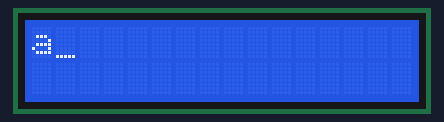
Bench run of a sketch on a simulated Arduino Uno, built with avr-gcc and run on an emulated ATmega328P. Shown: 16×2 character LCD.

Above: at 0.1 s.
At 4.1 s:
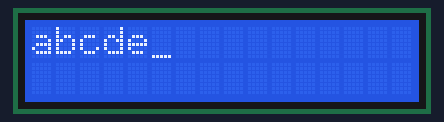
At 9.1 s:
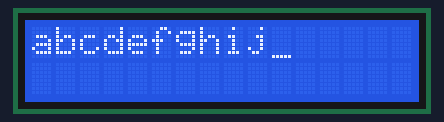
At 19.1 s:
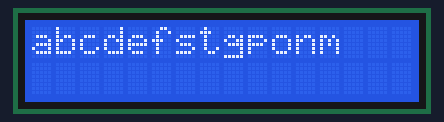
At 28.1 s:
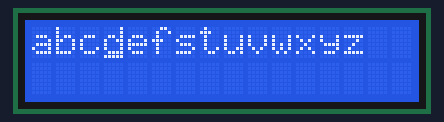
At 38.2 s:
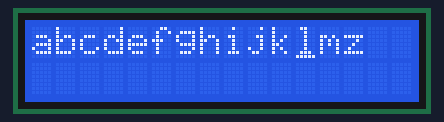

The sketch:

09_04_I2C_1602LCD_TextDirection.ino
```cpp
/* Coding Array STARTER Kit for Arduino
 *
 * CAK Starter Code 09_04_I2C_1602LCD_TextDirection
 *
 *  This sketch shows that 1602 LCD uses I2C communication.
 *  Show one alphabet from a to Z.
 *  'a through l' is written from left to right.
 *  'm through r' is written from right to left
 *   's through z' causes text to appear from left to right again
 *
 *  made by Arduinostory
 *  we@arduinostory.com *
 */

#include <Wire.h>
#include <LiquidCrystal_I2C.h>

LiquidCrystal_I2C lcd(0x27,16,2);  // Set the LCD I2C address. Use 16 Space 2-line LCD.

int thisChar ='a';                                     // thisChar Save

void setup(){
  lcd.init();
  lcd.backlight();                // Turn on the backlight. (lcd.noBacklight() turns off the backlight.)
  lcd.cursor();                   // Turn on the cursor.
}

void loop(){

  if(thisChar =='m') {                           // If thisChar is m, change direction.
    lcd.rightToLeft();                           // From the next letter, mark to the left.
  }

  if(thisChar =='s') {                           // If thisChar is s
    // go left for the next letter
    lcd.leftToRight();                           // From the next letter, mark to the left.
  }

  if(thisChar >'z') {                            // When thisChar is out of z,
    // go to (0,0):
    lcd.home();                                  // Go to (0,0)
    thisChar ='a';                               // Restart from the beginning
  }

  lcd.write(thisChar);                 // Indicate thisChar value on LCD.

  delay(1000);                         // for a second

  thisChar++;                          // increase thisChar value one by one
}
```

Measured:
- what the display in image 1 shows lasts 1.0 s, from 4.1 s to 5.1 s
